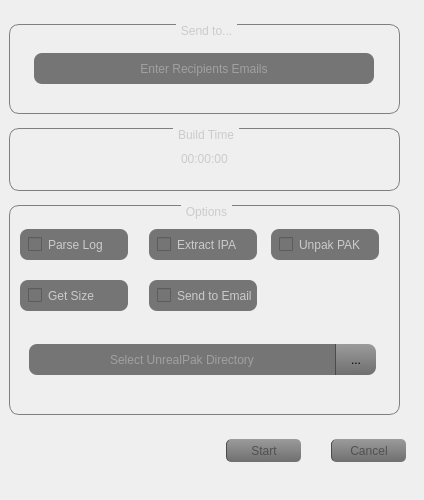
      <widget class="QWidget" name="ntfctn">
       <property name="styleSheet">
        <string notr="true"/>
       </property>
       <attribute name="title">
        <string>Notification</string>
       </attribute>
       <widget class="QFrame" name="frame_8">
        <property name="geometry">
         <rect>
          <x>0</x>
          <y>10</y>
          <width>415</width>
          <height>481</height>
         </rect>
        </property>
        <property name="minimumSize">
         <size>
          <width>415</width>
          <height>481</height>
         </size>
        </property>
        <property name="maximumSize">
         <size>
          <width>415</width>
          <height>481</height>
         </size>
        </property>
        <property name="frameShape">
         <enum>QFrame::NoFrame</enum>
        </property>
        <property name="frameShadow">
         <enum>QFrame::Raised</enum>
        </property>
        <layout class="QGridLayout" name="gridLayout_15">
         <property name="leftMargin">
          <number>0</number>
         </property>
         <property name="topMargin">
          <number>0</number>
         </property>
         <property name="rightMargin">
          <number>0</number>
         </property>
         <property name="bottomMargin">
          <number>0</number>
         </property>
         <property name="spacing">
          <number>0</number>
         </property>
         <item row="1" column="0">
          <widget class="QGroupBox" name="groupBox_5">
           <property name="minimumSize">
            <size>
             <width>391</width>
             <height>63</height>
            </size>
           </property>
           <property name="maximumSize">
            <size>
             <width>391</width>
             <height>63</height>
            </size>
           </property>
           <property name="styleSheet">
            <string notr="true">QGroupBox {
    border: 1px solid gray;
    border-radius: 10px;
    margin-top: 1ex; /* leave space at the top for the title */
}
QGroupBox::title {
	color: rgb(203, 203, 203);
	subcontrol-origin: margin;
    subcontrol-position: top center; /* position at the top center */
    padding: 0 3px;
}
</string>
           </property>
           <property name="title">
            <string>Build Time</string>
           </property>
           <layout class="QGridLayout" name="gridLayout_12">
            <item row="0" column="1">
             <widget class="QTimeEdit" name="timeEdit">
              <property name="enabled">
               <bool>true</bool>
              </property>
              <property name="sizePolicy">
               <sizepolicy hsizetype="Minimum" vsizetype="Fixed">
                <horstretch>0</horstretch>
                <verstretch>0</verstretch>
               </sizepolicy>
              </property>
              <property name="minimumSize">
               <size>
                <width>140</width>
                <height>30</height>
               </size>
              </property>
              <property name="maximumSize">
               <size>
                <width>140</width>
                <height>30</height>
               </size>
              </property>
              <property name="focusPolicy">
               <enum>Qt::NoFocus</enum>
              </property>
              <property name="styleSheet">
               <string notr="true">#timeEdit{
	color: rgb(203, 203, 203);
	font: italic 25pt &quot;Helvetica Neue&quot;;
	background-color: rgba(253, 96, 118, 0);
}
</string>
              </property>
              <property name="inputMethodHints">
               <set>Qt::ImhPreferNumbers</set>
              </property>
              <property name="wrapping">
               <bool>true</bool>
              </property>
              <property name="frame">
               <bool>false</bool>
              </property>
              <property name="alignment">
               <set>Qt::AlignCenter</set>
              </property>
              <property name="readOnly">
               <bool>true</bool>
              </property>
              <property name="buttonSymbols">
               <enum>QAbstractSpinBox::NoButtons</enum>
              </property>
              <property name="keyboardTracking">
               <bool>true</bool>
              </property>
              <property name="displayFormat">
               <string>HH:mm:ss</string>
              </property>
             </widget>
            </item>
            <item row="0" column="0">
             <spacer name="horizontalSpacer_4">
              <property name="orientation">
               <enum>Qt::Horizontal</enum>
              </property>
              <property name="sizeHint" stdset="0">
               <size>
                <width>40</width>
                <height>20</height>
               </size>
              </property>
             </spacer>
            </item>
            <item row="0" column="2">
             <spacer name="horizontalSpacer_5">
              <property name="orientation">
               <enum>Qt::Horizontal</enum>
              </property>
              <property name="sizeHint" stdset="0">
               <size>
                <width>40</width>
                <height>20</height>
               </size>
              </property>
             </spacer>
            </item>
           </layout>
          </widget>
         </item>
         <item row="2" column="0">
          <widget class="QGroupBox" name="groupBox_6">
           <property name="minimumSize">
            <size>
             <width>391</width>
             <height>210</height>
            </size>
           </property>
           <property name="maximumSize">
            <size>
             <width>391</width>
             <height>210</height>
            </size>
           </property>
           <property name="styleSheet">
            <string notr="true">QGroupBox {
    border: 1px solid gray;
    border-radius: 10px;
    margin-top: 1ex; /* leave space at the top for the title */
}
QGroupBox::title {
	color: rgb(203, 203, 203);
	subcontrol-origin: margin;
    subcontrol-position: top center; /* position at the top center */
    padding: 0 3px;
}
</string>
           </property>
           <property name="title">
            <string>Options</string>
           </property>
           <layout class="QGridLayout" name="gridLayout_14">
            <item row="0" column="0">
             <widget class="QFrame" name="frame_7">
              <property name="minimumSize">
               <size>
                <width>371</width>
                <height>190</height>
               </size>
              </property>
              <property name="maximumSize">
               <size>
                <width>371</width>
                <height>190</height>
               </size>
              </property>
              <property name="frameShape">
               <enum>QFrame::NoFrame</enum>
              </property>
              <property name="frameShadow">
               <enum>QFrame::Raised</enum>
              </property>
              <layout class="QGridLayout" name="gridLayout_13">
               <property name="leftMargin">
                <number>0</number>
               </property>
               <property name="topMargin">
                <number>0</number>
               </property>
               <property name="rightMargin">
                <number>0</number>
               </property>
               <property name="bottomMargin">
                <number>0</number>
               </property>
               <property name="horizontalSpacing">
                <number>-1</number>
               </property>
               <item row="0" column="0">
                <widget class="QCheckBox" name="chb_parse_log">
                 <property name="minimumSize">
                  <size>
                   <width>108</width>
                   <height>31</height>
                  </size>
                 </property>
                 <property name="maximumSize">
                  <size>
                   <width>108</width>
                   <height>31</height>
                  </size>
                 </property>
                 <property name="styleSheet">
                  <string notr="true">QCheckBox{
color: rgb(203, 203, 203);
background-color: rgb(117, 117, 117);
border-radius: 8px;
padding-left : 8px;
}</string>
                 </property>
                 <property name="text">
                  <string>Parse Log</string>
                 </property>
                 <property name="checkable">
                  <bool>true</bool>
                 </property>
                 <property name="checked">
                  <bool>false</bool>
                 </property>
                </widget>
               </item>
               <item row="0" column="1">
                <widget class="QCheckBox" name="chb_extract_ipa">
                 <property name="minimumSize">
                  <size>
                   <width>108</width>
                   <height>31</height>
                  </size>
                 </property>
                 <property name="maximumSize">
                  <size>
                   <width>108</width>
                   <height>31</height>
                  </size>
                 </property>
                 <property name="styleSheet">
                  <string notr="true">QCheckBox{
color: rgb(203, 203, 203);
background-color: rgb(117, 117, 117);
border-radius: 8px;
padding-left : 8px;
}</string>
                 </property>
                 <property name="text">
                  <string>Extract IPA</string>
                 </property>
                </widget>
               </item>
               <item row="0" column="2">
                <widget class="QCheckBox" name="chb_unpack_pak">
                 <property name="minimumSize">
                  <size>
                   <width>108</width>
                   <height>31</height>
                  </size>
                 </property>
                 <property name="maximumSize">
                  <size>
                   <width>108</width>
                   <height>31</height>
                  </size>
                 </property>
                 <property name="styleSheet">
                  <string notr="true">QCheckBox{
color: rgb(203, 203, 203);
background-color: rgb(117, 117, 117);
border-radius: 8px;
padding-left : 8px;
}</string>
                 </property>
                 <property name="text">
                  <string>Unpak PAK</string>
                 </property>
                </widget>
               </item>
               <item row="1" column="0">
                <widget class="QCheckBox" name="chb_get_size">
                 <property name="minimumSize">
                  <size>
                   <width>108</width>
                   <height>31</height>
                  </size>
                 </property>
                 <property name="maximumSize">
                  <size>
                   <width>108</width>
                   <height>31</height>
                  </size>
                 </property>
                 <property name="styleSheet">
                  <string notr="true">QCheckBox{
color: rgb(203, 203, 203);
background-color: rgb(117, 117, 117);
border-radius: 8px;
padding-left : 8px;
}</string>
                 </property>
                 <property name="text">
                  <string>Get Size</string>
                 </property>
                </widget>
               </item>
               <item row="1" column="1">
                <widget class="QCheckBox" name="chb_send_to_email">
                 <property name="minimumSize">
                  <size>
                   <width>108</width>
                   <height>31</height>
                  </size>
                 </property>
                 <property name="maximumSize">
                  <size>
                   <width>108</width>
                   <height>31</height>
                  </size>
                 </property>
                 <property name="styleSheet">
                  <string notr="true">QCheckBox{
color: rgb(203, 203, 203);
background-color: rgb(117, 117, 117);
border-radius: 8px;
padding-left : 8px;
}</string>
                 </property>
                 <property name="text">
                  <string>Send to Email</string>
                 </property>
                </widget>
               </item>
               <item row="2" column="0" colspan="3">
                <widget class="QFrame" name="frame_11">
                 <property name="minimumSize">
                  <size>
                   <width>365</width>
                   <height>57</height>
                  </size>
                 </property>
                 <property name="maximumSize">
                  <size>
                   <width>365</width>
                   <height>57</height>
                  </size>
                 </property>
                 <property name="frameShape">
                  <enum>QFrame::NoFrame</enum>
                 </property>
                 <property name="frameShadow">
                  <enum>QFrame::Raised</enum>
                 </property>
                 <layout class="QGridLayout" name="gridLayout_21">
                  <item row="0" column="0">
                   <widget class="QLineEdit" name="fld_unrealpak_dir">
                    <property name="minimumSize">
                     <size>
                      <width>306</width>
                      <height>31</height>
                     </size>
                    </property>
                    <property name="maximumSize">
                     <size>
                      <width>306</width>
                      <height>31</height>
                     </size>
                    </property>
                    <property name="styleSheet">
                     <string notr="true">QLineEdit{
color: rgb(203, 203, 203);
background-color: rgb(117, 117, 117);
border-top-left-radius: 8px;
border-bottom-left-radius: 8px;
padding: 5px;
}</string>
                    </property>
                    <property name="text">
                     <string/>
                    </property>
                    <property name="alignment">
                     <set>Qt::AlignCenter</set>
                    </property>
                    <property name="placeholderText">
                     <string>Select UnrealPak Directory</string>
                    </property>
                   </widget>
                  </item>
                  <item row="0" column="1">
                   <widget class="QToolButton" name="btn_unrealpak_dir">
                    <property name="minimumSize">
                     <size>
                      <width>41</width>
                      <height>31</height>
                     </size>
                    </property>
                    <property name="styleSheet">
                     <string notr="true">QToolButton { /* all types of tool button */
 	border-left:1px solid rgb(75, 75, 75);
    border-top-right-radius: 8px;
    border-bottom-right-radius: 8px;
	background-color: qlineargradient(spread:pad, x1:0.489045, y1:1, x2:0.472, y2:0, stop:0 rgba(111, 111, 111, 255), stop:1 rgba(155, 155, 155, 255));
}
QToolButton:pressed {
	background-color: qlineargradient(spread:pad, x1:0.489045, y1:1, x2:0.472, y2:0, stop:0 rgba(158, 158, 158, 255), stop:1 rgba(203, 203, 203, 255));
}
QToolButton:hover {
	background-color: qlineargradient(spread:pad, x1:0.489045, y1:1, x2:0.472, y2:0, stop:0 rgba(158, 158, 158, 255), stop:1 rgba(203, 203, 203, 255));
}</string>
                    </property>
                    <property name="text">
                     <string>...</string>
                    </property>
                   </widget>
                  </item>
                 </layout>
                </widget>
               </item>
              </layout>
             </widget>
            </item>
           </layout>
          </widget>
         </item>
         <item row="3" column="0">
          <widget class="QFrame" name="frame_10">
           <property name="minimumSize">
            <size>
             <width>397</width>
             <height>45</height>
            </size>
           </property>
           <property name="maximumSize">
            <size>
             <width>397</width>
             <height>45</height>
            </size>
           </property>
           <property name="frameShape">
            <enum>QFrame::NoFrame</enum>
           </property>
           <property name="frameShadow">
            <enum>QFrame::Raised</enum>
           </property>
           <layout class="QGridLayout" name="gridLayout_20">
            <property name="leftMargin">
             <number>0</number>
            </property>
            <property name="topMargin">
             <number>0</number>
            </property>
            <property name="rightMargin">
             <number>0</number>
            </property>
            <property name="bottomMargin">
             <number>0</number>
            </property>
            <property name="spacing">
             <number>0</number>
            </property>
            <item row="0" column="1">
             <widget class="QFrame" name="frame_9">
              <property name="minimumSize">
               <size>
                <width>180</width>
                <height>40</height>
               </size>
              </property>
              <property name="maximumSize">
               <size>
                <width>180</width>
                <height>40</height>
               </size>
              </property>
              <property name="frameShape">
               <enum>QFrame::NoFrame</enum>
              </property>
              <property name="frameShadow">
               <enum>QFrame::Raised</enum>
              </property>
              <layout class="QGridLayout" name="gridLayout_16">
               <property name="leftMargin">
                <number>0</number>
               </property>
               <property name="topMargin">
                <number>0</number>
               </property>
               <property name="rightMargin">
                <number>0</number>
               </property>
               <property name="bottomMargin">
                <number>0</number>
               </property>
               <property name="spacing">
                <number>0</number>
               </property>
               <item row="0" column="3">
                <widget class="QPushButton" name="btn_cancel">
                 <property name="minimumSize">
                  <size>
                   <width>75</width>
                   <height>23</height>
                  </size>
                 </property>
                 <property name="maximumSize">
                  <size>
                   <width>75</width>
                   <height>23</height>
                  </size>
                 </property>
                 <property name="styleSheet">
                  <string notr="true">QPushButton { /* all types of tool button */
	color: rgb(80, 80, 80);
 	border-left:1px solid rgb(75, 75, 75);
    border-radius: 5px;
	background-color: qlineargradient(spread:pad, x1:0.489045, y1:1, x2:0.472, y2:0, stop:0 rgba(111, 111, 111, 255), stop:1 rgba(155, 155, 155, 255));
}
QPushButton:pressed {
	background-color: qlineargradient(spread:pad, x1:0.489045, y1:1, x2:0.472, y2:0, stop:0 rgba(158, 158, 158, 255), stop:1 rgba(203, 203, 203, 255));
}
QPushButton:hover {
	background-color: qlineargradient(spread:pad, x1:0.489045, y1:1, x2:0.472, y2:0, stop:0 rgba(158, 158, 158, 255), stop:1 rgba(203, 203, 203, 255));
}</string>
                 </property>
                 <property name="text">
                  <string>Cancel</string>
                 </property>
                </widget>
               </item>
               <item row="0" column="1">
                <widget class="QPushButton" name="btn_start">
                 <property name="minimumSize">
                  <size>
                   <width>75</width>
                   <height>23</height>
                  </size>
                 </property>
                 <property name="maximumSize">
                  <size>
                   <width>75</width>
                   <height>23</height>
                  </size>
                 </property>
                 <property name="styleSheet">
                  <string notr="true">QPushButton { /* all types of tool button */
	color: rgb(80, 80, 80);
 	border-left:1px solid rgb(75, 75, 75);
    border-radius: 5px;
	background-color: qlineargradient(spread:pad, x1:0.489045, y1:1, x2:0.472, y2:0, stop:0 rgba(111, 111, 111, 255), stop:1 rgba(155, 155, 155, 255));
}
QPushButton:pressed {
	background-color: qlineargradient(spread:pad, x1:0.489045, y1:1, x2:0.472, y2:0, stop:0 rgba(158, 158, 158, 255), stop:1 rgba(203, 203, 203, 255));
}
QPushButton:hover {
	background-color: qlineargradient(spread:pad, x1:0.489045, y1:1, x2:0.472, y2:0, stop:0 rgba(158, 158, 158, 255), stop:1 rgba(203, 203, 203, 255));
}</string>
                 </property>
                 <property name="text">
                  <string>Start</string>
                 </property>
                </widget>
               </item>
               <item row="0" column="2">
                <spacer name="horizontalSpacer_8">
                 <property name="orientation">
                  <enum>Qt::Horizontal</enum>
                 </property>
                 <property name="sizeHint" stdset="0">
                  <size>
                   <width>40</width>
                   <height>20</height>
                  </size>
                 </property>
                </spacer>
               </item>
              </layout>
             </widget>
            </item>
            <item row="0" column="0">
             <spacer name="horizontalSpacer">
              <property name="orientation">
               <enum>Qt::Horizontal</enum>
              </property>
              <property name="sizeHint" stdset="0">
               <size>
                <width>40</width>
                <height>20</height>
               </size>
              </property>
             </spacer>
            </item>
           </layout>
          </widget>
         </item>
         <item row="0" column="0">
          <widget class="QGroupBox" name="groupBox_7">
           <property name="minimumSize">
            <size>
             <width>391</width>
             <height>90</height>
            </size>
           </property>
           <property name="maximumSize">
            <size>
             <width>391</width>
             <height>90</height>
            </size>
           </property>
           <property name="styleSheet">
            <string notr="true">QGroupBox {
    border: 1px solid gray;
    border-radius: 10px;
    margin-top: 1ex; /* leave space at the top for the title */
}
QGroupBox::title {
	color: rgb(203, 203, 203);
	subcontrol-origin: margin;
    subcontrol-position: top center; /* position at the top center */
    padding: 0 3px;
}
</string>
           </property>
           <property name="title">
            <string>Send to...</string>
           </property>
           <layout class="QGridLayout" name="gridLayout_18">
            <item row="0" column="0">
             <widget class="QFrame" name="frame_12">
              <property name="minimumSize">
               <size>
                <width>365</width>
                <height>57</height>
               </size>
              </property>
              <property name="maximumSize">
               <size>
                <width>365</width>
                <height>57</height>
               </size>
              </property>
              <property name="frameShape">
               <enum>QFrame::NoFrame</enum>
              </property>
              <property name="frameShadow">
               <enum>QFrame::Raised</enum>
              </property>
              <layout class="QGridLayout" name="gridLayout_19">
               <item row="0" column="0">
                <widget class="QLineEdit" name="fld_rcpnts_email">
                 <property name="minimumSize">
                  <size>
                   <width>340</width>
                   <height>31</height>
                  </size>
                 </property>
                 <property name="maximumSize">
                  <size>
                   <width>340</width>
                   <height>31</height>
                  </size>
                 </property>
                 <property name="styleSheet">
                  <string notr="true">QLineEdit{
color: rgb(203, 203, 203);
background-color: rgb(117, 117, 117);
border-radius: 8px;
padding: 5px;
}</string>
                 </property>
                 <property name="text">
                  <string/>
                 </property>
                 <property name="alignment">
                  <set>Qt::AlignCenter</set>
                 </property>
                 <property name="placeholderText">
                  <string>Enter Recipients Emails</string>
                 </property>
                </widget>
               </item>
              </layout>
             </widget>
            </item>
           </layout>
          </widget>
         </item>
        </layout>
       </widget>
      </widget>
